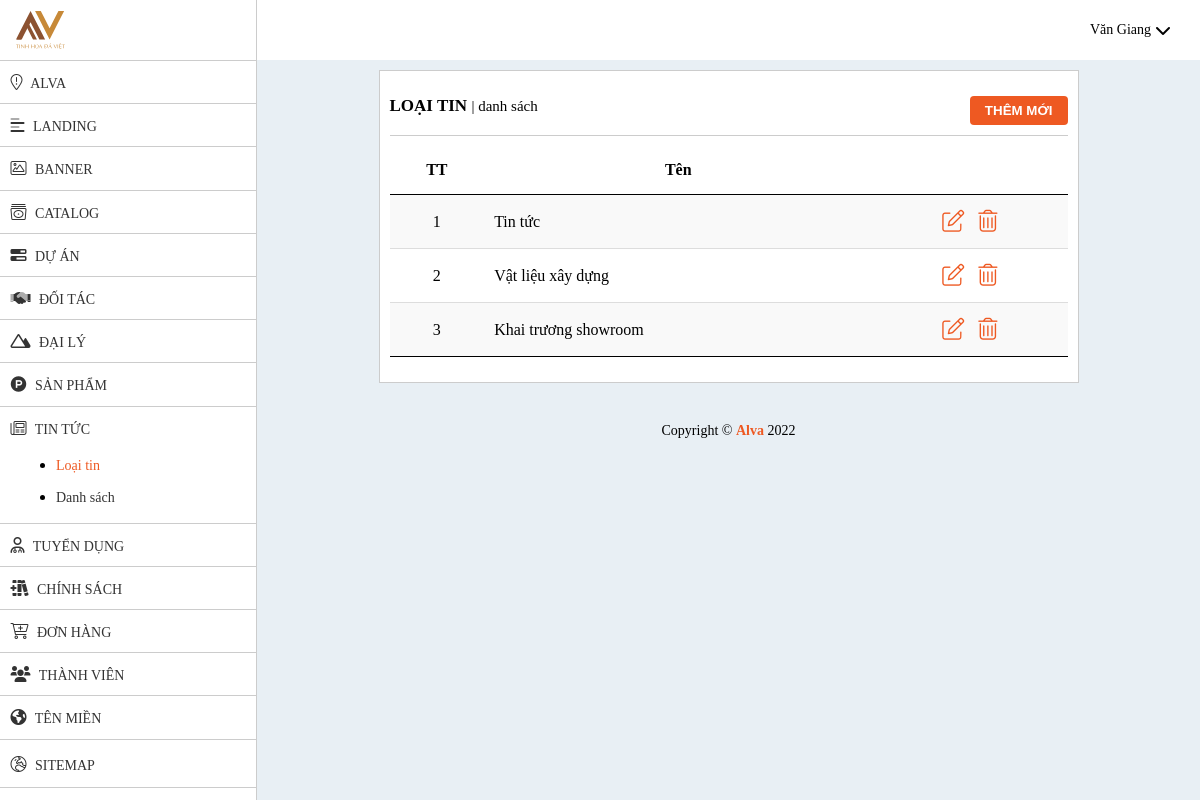
/admin-new/loai-tin (signed in), run on the app's committed database.
### tables this page shows
CREATE TABLE `loaitin` (
  `id` int(11) NOT NULL,
  `ten` text DEFAULT NULL,
  `slug` text DEFAULT NULL
);

### admin-new/route/route.php (called while the page is built, shortened)
<?php
	require_once "model/Query.php";
	$query = new Query();
?>

### admin-new/model/Data.php (called while the page is built, shortened)
<?php
class Data{
	public function __construct()
    {
    	try
    	{
		    $this->con=new PDO("mysql:host=localhost;dbname=titanstone;charset=utf8", "root", "");
		}
		catch (Exception $e)
		{
		    echo '<h1 style="text-align:center">Connect fail!</h1>';
		}
    }
}
?>

### admin-new/model/Query.php (called while the page is built, shortened)
<?php
	require_once "Data.php";
	class Query extends Data{
		public function DanhSach($table, $fields=[], $condition=[], $sorts=[], $limits=[], $forms=[])
		{
			$query_string = '';
			$arr_forms = [];
			if(!empty($fields))
			{
				$str_fields = implode(",", $fields);
	        	$query_string .= 'SELECT '.$str_fields.' FROM '.$table;
			}
			else
			{
				$query_string .= 'SELECT * FROM '.$table;
			}
			$sql=$this->con->prepare($query_string);
			$sql->execute($arr_forms);
	        return $sql->fetchAll(PDO::FETCH_OBJ);
		}
	}
?>

### admin-new/view/loai-tin/list.php (the view, shortened to what this page needs)
<?php
	$data_loaitin = $query->DanhSach("loaitin", [], [], [], [], [], []);
?>
<div class="blog small">
	<div class="bread">
		<h1>Loại tin <span>| danh sách</span></h1>
		<div class="button"><button><a href="them-loai-tin">Thêm mới</a></button></div>
	</div>
	<table class="table" style="width:100%">
        <thead>
            <tr>
                <th>TT</th>
                <th>Tên</th>
                <th></th>
            </tr>
        </thead>
        <tbody>
            <?php
            $thutu = 1;
            foreach ($data_loaitin as $key => $value)
            {
                ?>
                <tr>
                    <td class="can-giua"><?=$thutu?></td>
                    <td><?=$value->ten?></td>
                    <td class="can-giua">
                        <a href="sua-loai-tin?id=<?=$value->id?>"><i class="fal fa-edit"></i></a>
                        <a onClick="return confirm('Are you sure?')" href="xoa-loai-tin?id=<?=$value->id?>"><i class="fal fa-trash-alt"></i></a>
                    </td>
                </tr>
                <?php
                $thutu ++;
            }
            ?>
        </tbody>
    </table>
</div>

### admin-new/public/css/style.css (style rules this page uses)
@media all and (min-width: 0) { * { margin:0;padding:0;box-sizing:border-box } }
@media all and (min-width: 0) { body { font-family:"Samsung";background-color:#e8eff4 } }
@media all and (min-width: 0) { .content-wrap .blog { width:calc(100% - 20px);background-color:#FFF;margin:10px auto;border:1px solid #CCC;padding:25px 10px } }
@media all and (min-width: 0) { .content-wrap .bread { border-bottom:1px solid #CCC;padding-bottom:10px;margin-bottom:10px } }
@media all and (min-width: 0) { .content-wrap .bread h1 { float:left;font-size:17px;text-transform:uppercase;font-weight:bold } }
@media all and (min-width: 0) { .content-wrap .bread h1 span { font-size:15px;font-weight:normal;text-transform:lowercase } }
@media all and (min-width: 0) { .content-wrap .bread div.button { float:right;position:relative;display:flex } }
@media all and (min-width: 0) { .content-wrap .bread div.button button { background-color:#ee5922;border:none;padding:7px 15px;border-radius:4px;margin-left:15px } }
@media all and (min-width: 0) { .content-wrap .bread div.button button:first-child { margin-left:0 } }
@media all and (min-width: 0) { .content-wrap .bread div.button button a { text-decoration:none;color:#FFF;font-weight:bold;text-transform:uppercase } }
@media all and (min-width: 0) { .content-wrap .table { width:100%;border-spacing:0px } }
@media all and (min-width: 0) { .content-wrap .table thead tr th { border-bottom:1px solid #000;padding:15px 10px;background-color:#FFF } }
@media all and (min-width: 0) { .content-wrap .table tbody tr:nth-child(2n+1) { background:#f9f9f9;border-bottom:1px solid #ddd } }
@media all and (min-width: 0) { .content-wrap .table tbody tr:last-child td { border-bottom:1px solid #000 } }
@media all and (min-width: 0) { .content-wrap .table tbody tr td { border-bottom:1px solid #ddd;padding:15px 10px } }
@media all and (min-width: 0) { .content-wrap .table tbody tr td.can-giua { text-align:center } }
@media all and (min-width: 0) { .content-wrap .table tbody tr td i { font-size:22px;margin:0 5px;color:#ee5922 } }
@media all and (min-width: 996px) { .content-wrap .blog.small { width:700px } }

### data on the page
loaitin: ten "Tin tức"
loaitin: ten "Vật liệu xây dựng"
loaitin: ten "Khai trương showroom"

### other printed values
$__FULLNAME__ "Văn Giang"
__NAME__ "ALVA"
__NAME__ "Alva"
